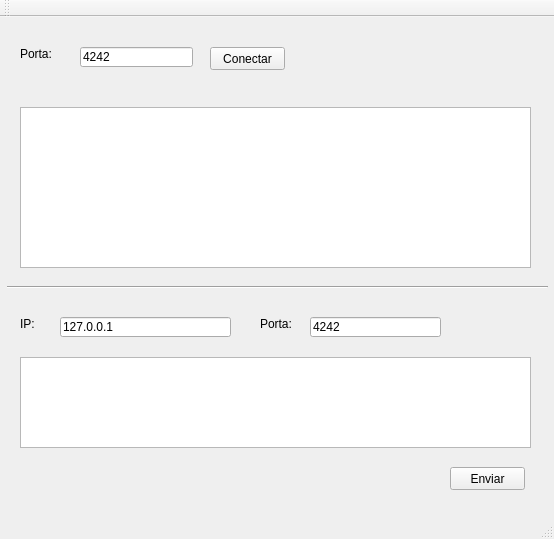
<?xml version="1.0" encoding="UTF-8"?>
<ui version="4.0">
 <class>MainWindow</class>
 <widget class="QMainWindow" name="MainWindow">
  <property name="geometry">
   <rect>
    <x>0</x>
    <y>0</y>
    <width>554</width>
    <height>539</height>
   </rect>
  </property>
  <property name="windowTitle">
   <string>MainWindow</string>
  </property>
  <widget class="QWidget" name="centralWidget">
   <widget class="QTextEdit" name="textEditMessageToSend">
    <property name="geometry">
     <rect>
      <x>20</x>
      <y>340</y>
      <width>511</width>
      <height>91</height>
     </rect>
    </property>
   </widget>
   <widget class="QPushButton" name="pushButtonSend">
    <property name="geometry">
     <rect>
      <x>450</x>
      <y>450</y>
      <width>75</width>
      <height>23</height>
     </rect>
    </property>
    <property name="text">
     <string>Enviar</string>
    </property>
   </widget>
   <widget class="QPushButton" name="pushButtonMonitoringConnect">
    <property name="geometry">
     <rect>
      <x>210</x>
      <y>30</y>
      <width>75</width>
      <height>23</height>
     </rect>
    </property>
    <property name="text">
     <string>Conectar</string>
    </property>
   </widget>
   <widget class="QLineEdit" name="lineEditMonitoringPort">
    <property name="geometry">
     <rect>
      <x>80</x>
      <y>30</y>
      <width>113</width>
      <height>20</height>
     </rect>
    </property>
    <property name="text">
     <string>4242</string>
    </property>
   </widget>
   <widget class="QTextEdit" name="textEditMessageReceived">
    <property name="geometry">
     <rect>
      <x>20</x>
      <y>90</y>
      <width>511</width>
      <height>161</height>
     </rect>
    </property>
   </widget>
   <widget class="Line" name="line">
    <property name="geometry">
     <rect>
      <x>7</x>
      <y>260</y>
      <width>541</width>
      <height>20</height>
     </rect>
    </property>
    <property name="orientation">
     <enum>Qt::Horizontal</enum>
    </property>
   </widget>
   <widget class="QLabel" name="label">
    <property name="geometry">
     <rect>
      <x>20</x>
      <y>300</y>
      <width>47</width>
      <height>13</height>
     </rect>
    </property>
    <property name="text">
     <string>IP:</string>
    </property>
   </widget>
   <widget class="QLineEdit" name="lineEditSendingIp">
    <property name="geometry">
     <rect>
      <x>60</x>
      <y>300</y>
      <width>171</width>
      <height>20</height>
     </rect>
    </property>
    <property name="text">
     <string>127.0.0.1</string>
    </property>
   </widget>
   <widget class="QLineEdit" name="lineEditSendingPort">
    <property name="geometry">
     <rect>
      <x>310</x>
      <y>300</y>
      <width>131</width>
      <height>20</height>
     </rect>
    </property>
    <property name="text">
     <string>4242</string>
    </property>
   </widget>
   <widget class="QLabel" name="label_2">
    <property name="geometry">
     <rect>
      <x>260</x>
      <y>300</y>
      <width>47</width>
      <height>13</height>
     </rect>
    </property>
    <property name="text">
     <string>Porta:</string>
    </property>
   </widget>
   <widget class="QLabel" name="label_3">
    <property name="geometry">
     <rect>
      <x>20</x>
      <y>30</y>
      <width>47</width>
      <height>13</height>
     </rect>
    </property>
    <property name="text">
     <string>Porta:</string>
    </property>
   </widget>
   <widget class="QLabel" name="labelMonitoringStatus">
    <property name="geometry">
     <rect>
      <x>20</x>
      <y>60</y>
      <width>291</width>
      <height>16</height>
     </rect>
    </property>
    <property name="text">
     <string/>
    </property>
   </widget>
  </widget>
  <widget class="QMenuBar" name="menuBar">
   <property name="geometry">
    <rect>
     <x>0</x>
     <y>0</y>
     <width>554</width>
     <height>22</height>
    </rect>
   </property>
  </widget>
  <widget class="QToolBar" name="mainToolBar">
   <attribute name="toolBarArea">
    <enum>TopToolBarArea</enum>
   </attribute>
   <attribute name="toolBarBreak">
    <bool>false</bool>
   </attribute>
  </widget>
  <widget class="QStatusBar" name="statusBar"/>
 </widget>
 <layoutdefault spacing="6" margin="11"/>
 <resources/>
 <connections/>
</ui>
